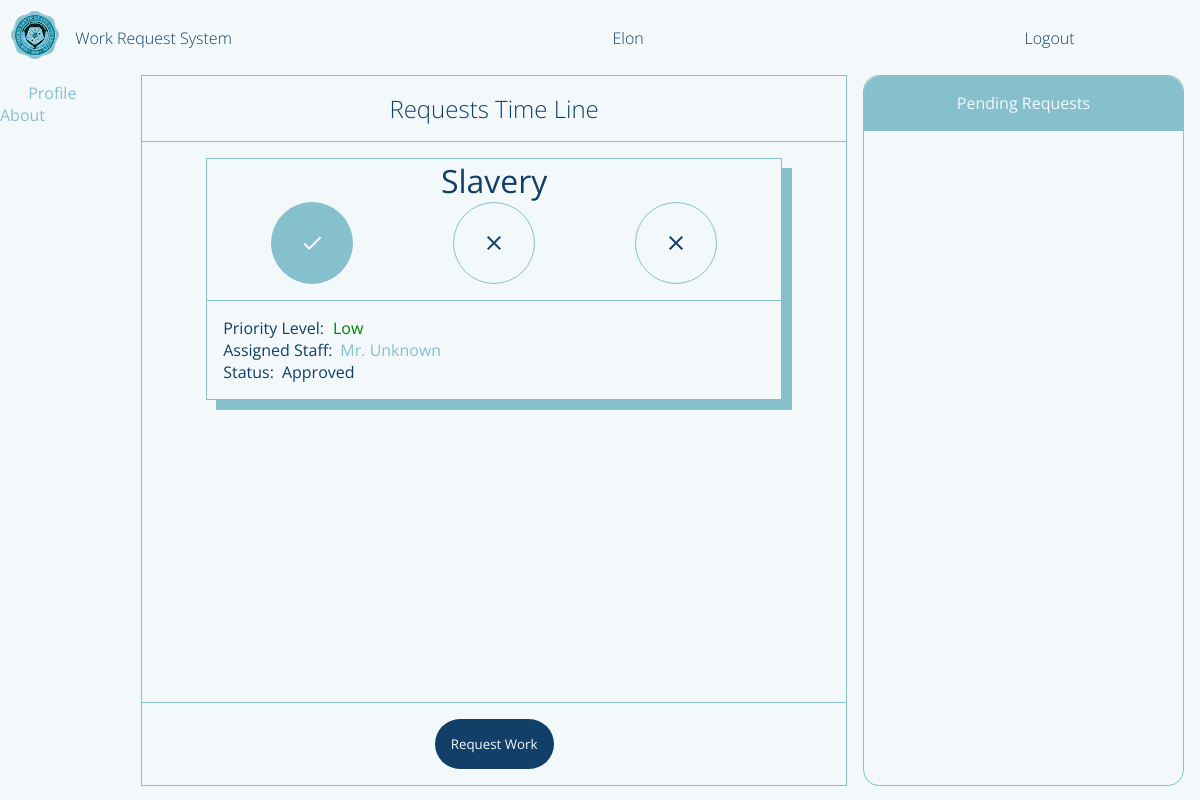
The page /requestorPage (signed in) on the database as committed earlier.
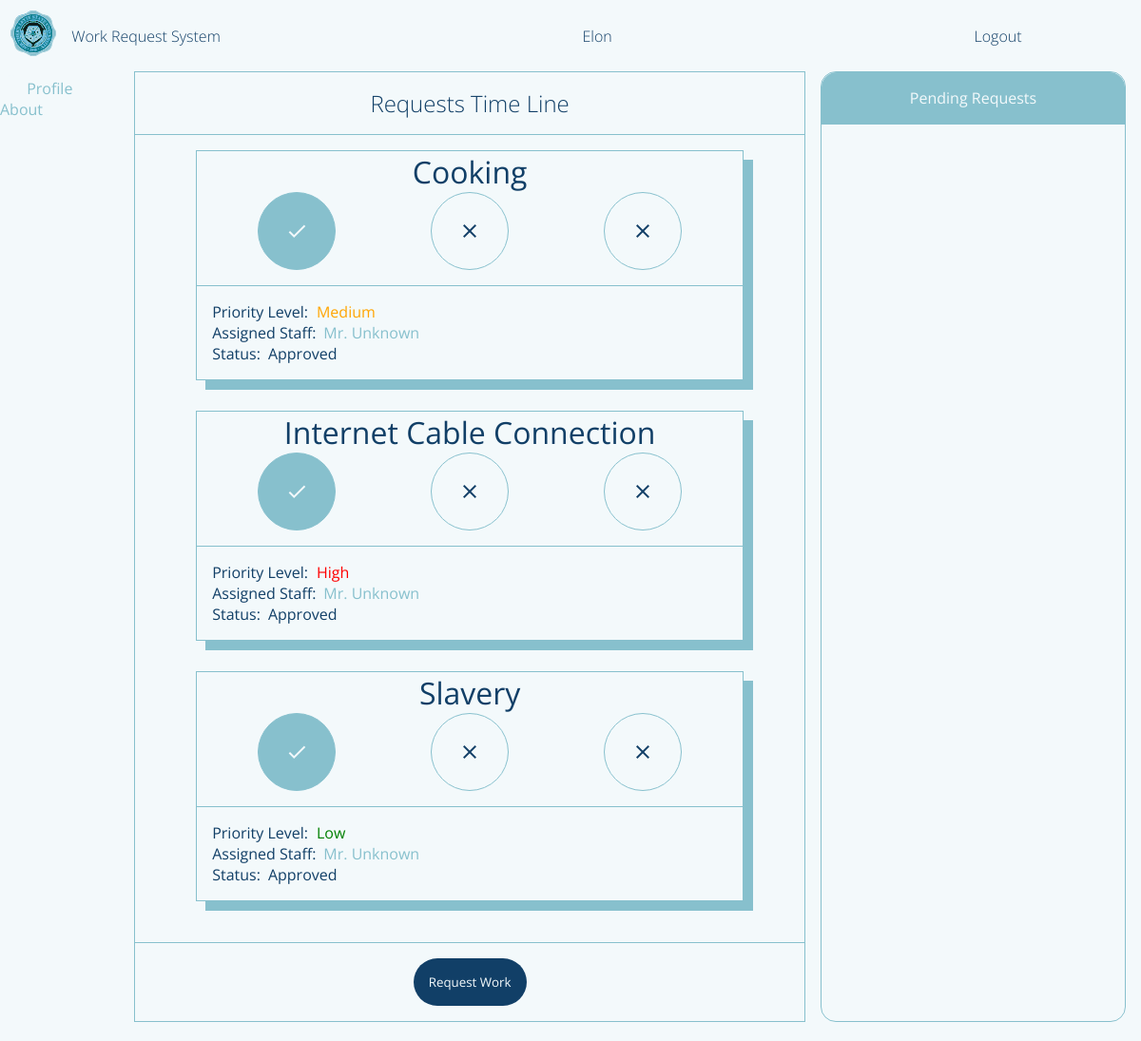
The same page on the database as committed later.
### flaskApp/models.py (models this page shows, shortened)
class User(db.Model, UserMixin):
	__tablename__ = 'user'
	id = db.Column(db.Integer, primary_key=True)
	userName = db.Column(db.String(20), unique=True, nullable=False)
	userType = db.Column(db.String(20), default='Admin')
	passWord = db.Column(db.String(60), nullable=False)
	requestForm = db.relationship('UserRequestForm', backref='user')

class UserRequestForm(db.Model):
	__tablename__ = 'userRequestForm'
	id = db.Column(db.Integer, primary_key=True)
	requestorName = db.Column(db.String(500), nullable=False)
	requestTitle = db.Column(db.String(500), nullable=False)
	requestedWork = db.Column(db.String(500), nullable=False)
	roomNumber = db.Column(db.Integer(), nullable=False)
	avilabilityOfMaterials = db.Column(db.String(10), nullable=False)
	priorityLevel = db.Column(db.Integer, default=0) # change this to integer in the future 0 - pending 1 - high 2 - medium 3 - low
	status = db.Column(db.String(20), default='Pending')
	dateApproved = db.Column(DateTime, default=datetime.now(), nullable=False)
	dateLimit = db.Column(DateTime, default=datetime.now(), nullable=False)
	requestFormId = db.Column(db.Integer, db.ForeignKey('user.id'))

### flaskApp/routes.py (the view, shortened to what this page needs)
@app.route('/requestorPage', methods=['GET', 'POST'])
def requestorPage():
	if current_user.is_authenticated == False:
		return redirect(url_for('loginPage'))
	form = WorkRequestForm()
	user = User.query.filter_by(userName=current_user.userName).first()
	countRequests = UserRequestForm.query.filter_by(requestorName=current_user.userName).count()
	userRequestForms = UserRequestForm.query.filter_by(requestFormId=user.id).order_by(desc(UserRequestForm.id))
	return render_template('requestorDashboard.html', title='Requestor Page', user=current_user.userName, form=form, userForm=userRequestForms, count=countRequests)

### flaskApp/models.py (called while the page is built)
@loginManager.user_loader
def loadUser(userId):
	return User.query.get(int(userId))

### flaskApp/templates/requestorDashboard.html (shortened to what this page needs)
{% extends "layout.html" %}
{% block content %}
	<section class="content-main">
		<div class="content-main-head">
			Requests Time Line
		</div>
		<div class="content-main-body">
			{% for userForms in userForm %}
			{% if userForms.status != 'Pending' %}
				<div class="content-main-body-requests">
					<header>
						{{ userForms.requestTitle }}
					</header>
					<main>
						<body onload="progress()">
								{% if userForms.status == 'Approved' %}
								<ul class="progress">
									<li class="approved material-icons" value="0%">check</li>
									<li class="ongoing material-icons">close</li>
									<li class="finished material-icons">close</li>
								</ul>
								{% endif %}
						</body>
					</main>
					<footer>
						{% if userForms.priorityLevel == 1  %}
							<span>Priority Level: <i style="color:red;">High</i></span>
						{% elif userForms.priorityLevel == 2  %}
							<span>Priority Level: <i style="color:orange;">Medium</i></span>
						{% elif userForms.priorityLevel == 3  %}
							<span>Priority Level: <i style="color:green;">Low</i></span>
						{% endif %}
						<span class="assigned-staff">
							<p>Assigned Staff: </p>
							<a href="">Mr. Unknown</a>
						</span>
						<span class="status">
							<p>Status: </p>
							<p id="status">{{ userForms.status }}</p>
						</span>
					</footer>
				</div>
			{% endif %}
			{% endfor %}
		</div>
		<div class="content-main-foot">
			<button class="request-work-btn">Request Work</button>
		</div>
	</section>
	<section class="content-side-left">
		<span class="content-side-left-profile">
			<i class="material-icons content-side-left-icon">person</i>
			<a href="">Profile</a>
		</span>
		<span class="content-side-about">
			<i class="material-icons content-side-left-icon">help</i>
			<a href="">About</a>
		</span>
	</section>
	<section class="content-side-right">
		<header>Pending Requests</header>
		<main>
		</main>
	</section>
	<section class="content-foot">
	</section>
{% endblock content %}

### flaskApp/templates/layout.html (shortened to what this page needs)
<!DOCTYPE html>
<html>
<head>
    {% if title == 'Login Page'%}
    	<link rel="stylesheet" type="text/css" href="{{ url_for('static', filename='login.css') }}">
    {% elif title == 'Admin Page'%}
    	<link rel="stylesheet" type="text/css" href="{{ url_for('static', filename='adminDashboard.css') }}">
    {% elif title == 'Requestor Page'%}
        <link rel="stylesheet" type="text/css" href="{{ url_for('static', filename='requestorDashboard.css') }}">
    {% elif title == 'Staff Page'%}
        <link rel="stylesheet" type="text/css" href="{{ url_for('static', filename='staffDashboard.css') }}">
     {% elif title == 'Admin Approval Page'%}
        <link rel="stylesheet" type="text/css" href="{{ url_for('static', filename='adminApproval.css') }}">
    {% endif%}
</head>
<body>
	<div class="container">
        {% if title != 'Login Page'%}
        <header class="content-header">
            <div class="img-box">
                <img class="logo_slsu" src="{{ url_for('static', filename='img/logo_slsu.svg') }}">
            </div>
            {% if title == 'Admin Page'%}
                <section class="header-title">
                    <a href="{{ url_for('adminPage') }}">Work Request System</a>
                </section>
                <section class="header-user">
                    {{ user }}
                </section>
            {% elif title == 'Requestor Page' %}
                <section class="header-title">
                    <a href="{{ url_for('requestorPage') }}">Work Request System</a>
                </section>
                <section class="header-user">
                    {{ user }}
                </section>
            {% endif %}
            <div class="header-profile">
                {% if current_user.is_authenticated == True %}
                <a href="{{ url_for('logout') }}">Logout</a>
                {% endif %}
            </div>
        </header>
        {% endif%}
		{% block content %}{% endblock content %}
	</div>
</body>
</html>

### flaskApp/static/requestorDashboard.css (style rules this page uses)
body { background: var(--white); }
.container { margin: 0; display: grid; height: 100vh; grid-template-columns: 0.2fr 1fr 0.5fr; grid-template-rows: 0fr 1fr 0.02fr; grid-template-areas: 'h h h' 'l m r' 'f f f'; }
.content-header { grid-area: h; display: flex; flex-direction: row; align-items: center; padding: var(--fn-small); }
.img-box { flex-grow: 0; }
.header-title { flex-grow: 1; margin-left: 1rem; }
.header-title a { font-size: var(--fn-regular); font-weight: lighter; color: var(--blue); }
.header-user { flex-grow: 1; font-size: var(--fn-regular); font-weight: lighter; color: var(--blue); }
.header-profile { flex-grow: 0.3; }
.header-profile a { font-size: var(--fn-regular); font-weight: lighter; color: var(--blue); }
.content-main { grid-area: m; display: flex; flex-direction: column; border: 1px solid var(--blueGreen); }
.content-main-head { flex-grow: 0; font-size: var(--fn-medium); text-align: center; color: var(--blue); border-bottom: 1px solid var(--blueGreen); padding: 1rem 0rem 1rem 0rem; font-weight: lighter; }
.content-main-body { flex-grow: 1; display: flex; flex-direction: column; overflow: scroll; height: 1rem; padding: 1rem; }
.content-main-body-requests { margin-bottom: 1rem; display: flex; flex-direction: column; border: 1px solid var(--blueGreen); box-shadow: 10px 10px var(--blueGreen); margin: 0rem 3rem 2rem 3rem }
.content-main-body-requests header { text-align: center; font-size: var(--fn-large); color: var(--blue); }
.content-main-body-requests main { display: flex; flex-direction: row; position: relative; margin: 0rem 4rem 1rem 4rem; }
.content-main-body-requests main ul { display: flex; flex-direction: row; list-style: none; justify-content: space-between; margin: 0; padding: 0; width: 100%; }
.content-main-body-requests main ul li:first-child { background: var(--blueGreen); border: 1px solid var(--blueGreen); color: var(--white); }
.content-main-body-requests main ul li { width: 5rem; height: 5rem; background: var(--white); border: 1px solid var(--blueGreen); color: var(--blue); display: flex; justify-content: center; align-items: center; z-index: 100; border-radius: 50%; }
.content-main-body-requests footer { border-top: 1px solid var(--blueGreen); padding: 1rem 1rem 1rem 1rem; color: var(--blue); }
.content-main-body-requests footer span i { margin-left: 0.3rem; }
.assigned-staff, .status { display: flex; flex-direction: row; }
.assigned-staff a, .status p:nth-child(2) { margin-left: 0.5rem; }
.content-main-foot { flex-grow: 0; }
.content-side-left { grid-area: l; }
.content-side-right { grid-area: r; color: var(--blue); border: 1px solid var(--blueGreen); margin-left: 1rem; margin-right: 1rem; display: flex; flex-direction: column; border-radius: 1rem; }
.content-side-right header { border-bottom: 1px solid var(--blueGreen); text-align: center; padding: 1rem 0rem 1rem 0rem; flex-grow: 0; background: var(--blueGreen); color: var(--white); border-radius: 1rem 1rem 0rem 0rem; }
.content-side-right main { flex-grow: 1; display: flex; flex-direction: column; overflow: scroll; height: 1rem; }
.content-main-foot { padding: 1rem; border-top: 1px solid var(--blueGreen); text-align: center; }
.request-work-btn { border: none; padding: 1rem; background: var(--blue); color: var(--white); border-radius: 2rem; cursor: pointer; }
.content-foot { grid-area: f; }

Rows that differ between the two databases and show on the page:
added UserRequestForm: requestTitle "Cooking", shows "check", shows "Priority Level:", priorityLevel "Medium", status "Approved"
added UserRequestForm: requestTitle "Internet Cable Connection", shows "check", shows "Priority Level:", priorityLevel "High", status "Approved"
